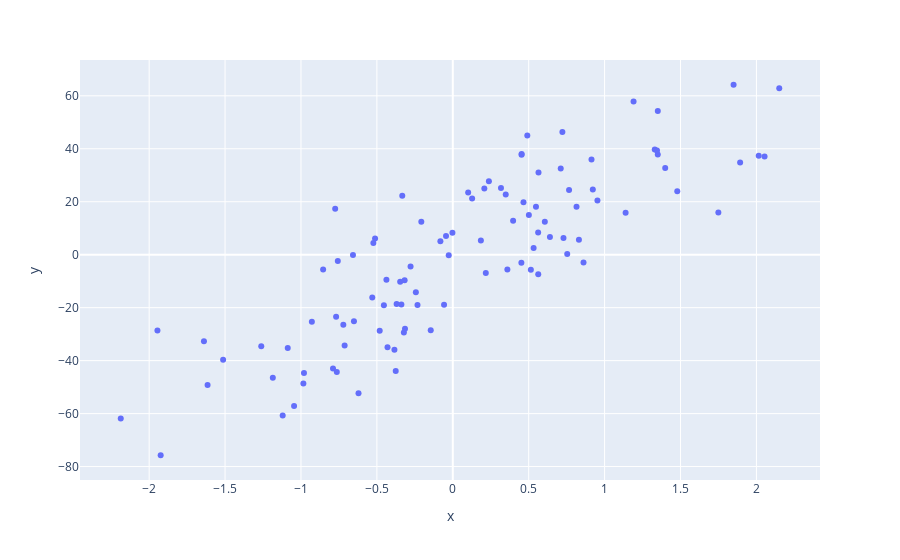

This figure's notebook cell:
### Code cell
px.scatter(x=x.ravel(),y=y.ravel())
